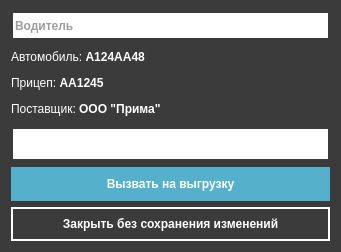
<?xml version="1.0" encoding="UTF-8"?>
<ui version="4.0">
 <class>Form</class>
 <widget class="QWidget" name="Form">
  <property name="windowModality">
   <enum>Qt::ApplicationModal</enum>
  </property>
  <property name="geometry">
   <rect>
    <x>0</x>
    <y>0</y>
    <width>341</width>
    <height>252</height>
   </rect>
  </property>
  <property name="focusPolicy">
   <enum>Qt::WheelFocus</enum>
  </property>
  <property name="windowTitle">
   <string>Form</string>
  </property>
  <property name="styleSheet">
   <string notr="true">QWidget{
	background-color:#3a3b3a;
	color:#ffffff;
	border-color:#3a3b3a;
	border-style: solid;
	border-width:2px;
}
QLineEdit{
	background-color:#ffffff;
	color:#3a3b3a;
	border-color:#3a3b3a;
	border-style:solid;;
	border-width:2px;
	height:25px;
	font:bold
}
QLineEdit::focus{
	border-style:solid;
	border-width:2px;
	border-color:#54b0cb;
}
QLabel{
	background-color:#3a3b3a;
	border:0px solid #3a3b3a;
}
QPushButton{
	background-color:#54b0cb;
	color:#ffffff;
	font:bold;
	height:30px;
	border-color:#54b0cb;
}
QPushButton::hover{
	background-color:#448fa6;
	border-color:#448fa6;
}
QPushButton::focus{
	background-color:#448fa6;
}
QPushButton::pressed{
	background-color:#3a3b3a;
	color:#ffffff;
	font:bold;
	border-style:solid;
	border-color:#ffffff;
	border-width:2px;
}
QComboBox{
	background-color:#ffffff;
	border-color:#3a3b3a;
	border-style:solid;;
	border-width:2px;
	color:#3a3b3a;
	width:50px;
	height:30px;
	font:bold;
	padding-left:5px
}
QComboBox::focus{
	border-style:solid;
	border-width:2px;
	border-color:#54b0cb;
}
QComboBox QAbstractItemView {
	background-color:#ffffff;
	color:#3a3b3a;
    border: 2px solid #ffffff;
	padding-left:2px;
	padding-right:2px;
	padding-top:2px;
	padding-bottom:2px
}
QComboBox::drop-down {
   width: 24px;
   border: 2px;
}
QComboBox::down-arrow {
    image: url(&quot;/home/krsnvss/beetcount/operators_gui/res/if_chevron-left.png&quot;);
    width: 16px;
    height: 16px;
}
QComboBox::down-arrow::hover {
    image: url(&quot;/home/krsnvss/beetcount/operators_gui/res/if_chevron-down.png&quot;);
    width: 16px;
    height: 16px;
}</string>
  </property>
  <layout class="QGridLayout" name="gridLayout">
   <item row="0" column="0" colspan="2">
    <widget class="QLineEdit" name="driverEdit">
     <property name="readOnly">
      <bool>true</bool>
     </property>
     <property name="placeholderText">
      <string>Водитель</string>
     </property>
     <property name="clearButtonEnabled">
      <bool>false</bool>
     </property>
    </widget>
   </item>
   <item row="4" column="0" colspan="2">
    <widget class="QPushButton" name="cancelBtn">
     <property name="styleSheet">
      <string notr="true">QPushButton{
	background-color:#3a3b3a;
	color:#ffffff;
	font:bold;
	border:2px solid #ffffff;
}
QPushButton::hover{
	color:#448fa6;
	border:2px solid #448fa6;
}
QPushButton::pressed{
	color:#3a3b3a;
	border:2px solid #3a3b3a;
}</string>
     </property>
     <property name="text">
      <string>Закрыть без сохранения изменений</string>
     </property>
    </widget>
   </item>
   <item row="3" column="0" colspan="2">
    <widget class="QPushButton" name="saveBtn">
     <property name="text">
      <string>Вызвать на выгрузку</string>
     </property>
    </widget>
   </item>
   <item row="1" column="0" colspan="2">
    <widget class="QLabel" name="infoLbl">
     <property name="styleSheet">
      <string notr="true"/>
     </property>
     <property name="text">
      <string>&lt;html&gt;&lt;head/&gt;&lt;body&gt;&lt;p&gt;Автомобиль: &lt;span style=&quot; font-weight:600;&quot;&gt;А124АА48&lt;/span&gt;&lt;/p&gt;&lt;p&gt;Прицеп: &lt;span style=&quot; font-weight:600;&quot;&gt;АА1245&lt;/span&gt;&lt;/p&gt;&lt;p&gt;Поставщик: &lt;span style=&quot; font-weight:600;&quot;&gt;ООО &amp;quot;Прима&amp;quot;&lt;/span&gt;&lt;/p&gt;&lt;/body&gt;&lt;/html&gt;</string>
     </property>
    </widget>
   </item>
   <item row="2" column="0" colspan="2">
    <widget class="QComboBox" name="unloadsList"/>
   </item>
  </layout>
  <action name="driverSelect">
   <property name="checkable">
    <bool>true</bool>
   </property>
   <property name="icon">
    <iconset>
     <normaloff>../res/edit.png</normaloff>../res/edit.png</iconset>
   </property>
   <property name="text">
    <string>Правка</string>
   </property>
   <property name="toolTip">
    <string>Изменить водителя</string>
   </property>
  </action>
  <action name="unloadSelect">
   <property name="checkable">
    <bool>true</bool>
   </property>
   <property name="icon">
    <iconset>
     <normaloff>../res/edit.png</normaloff>../res/edit.png</iconset>
   </property>
   <property name="text">
    <string>Выбрать пункт выгрузки</string>
   </property>
   <property name="toolTip">
    <string>Выбрать пункт выгрузки</string>
   </property>
  </action>
  <action name="clearAction">
   <property name="icon">
    <iconset>
     <normaloff>../res/clear.png</normaloff>../res/clear.png</iconset>
   </property>
   <property name="text">
    <string>Очистить поле</string>
   </property>
   <property name="toolTip">
    <string>Очистить поле</string>
   </property>
  </action>
 </widget>
 <tabstops>
  <tabstop>driverEdit</tabstop>
  <tabstop>saveBtn</tabstop>
  <tabstop>cancelBtn</tabstop>
 </tabstops>
 <resources/>
 <connections/>
</ui>
